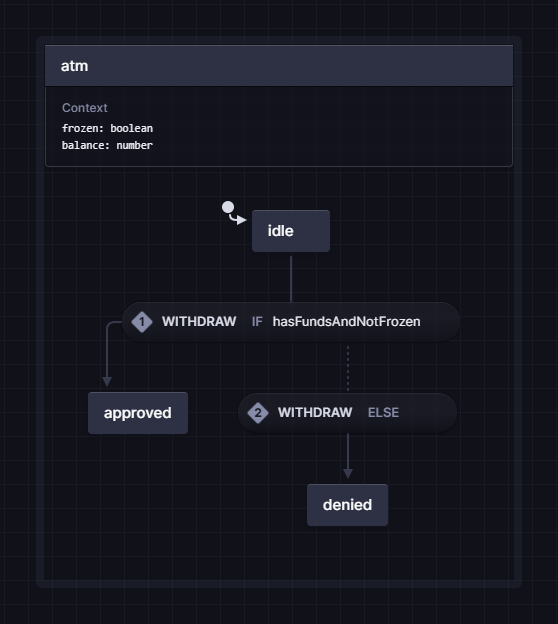
#> input picture docs/assets/images/machines/atm.png, 558 x 624 px
$ python -i capture.py   (imports and definitions only)
#> lines starting #> are read from the running program, lines starting #| are printed output that depends on the picture; after the words box and inside, x2 and y2 are one past the last pixel; in counts of white or black regions, pixels touching at a corner belong together
"""Re-capture the README diagrams from the public Stately project.

Usage:  python docs/assets/images/machines/capture.py [name ...]

Each chart is opened in the Stately *embed* view with ``colorMode=dark`` at
3x device pixels, the canvas is fitted to the viewport, the chrome (header,
simulate bar) is hidden, and the screenshot is auto-cropped to the drawing
plus a margin.  The machine ids live in ``links.json`` next to this file;
they are the same ids the README links to under every image.
"""

import json
import pathlib
import sys

from PIL import Image, ImageChops
from playwright.sync_api import sync_playwright

HERE = pathlib.Path(__file__).parent
LINKS = json.loads((HERE / "links.json").read_text())
#> (reads docs/assets/images/machines/links.json from the repository)
PROJECT = LINKS["project"]
SCALE = 3  # 📝 HD: 3 device pixels per CSS pixel
BG = (16, 17, 25)  # Stately dark canvas
MARGIN = 48 * SCALE
VIEWPORT = (1600, 1200)

HIDE_CHROME = """
() => {
  const hide = el => { if (el) el.style.visibility = 'hidden'; };
  // Header: "Edit this machine in Stately"
  for (const a of document.querySelectorAll('a')) {
    if ((a.innerText || '').includes('Edit this machine')) {
      hide(a.parentElement);
    }
  }
  // Bottom-right toolbar (Simulate / zoom / fit) and the Stately badge:
  // anything fixed/absolute-positioned hugging the bottom-right corner.
  for (const el of document.body.querySelectorAll('*')) {
    const cs = getComputedStyle(el);
    if (cs.position !== 'fixed' && cs.position !== 'absolute') continue;
    const b = el.getBoundingClientRect();
    if (b.width === 0 || b.width > innerWidth * 0.5) continue;
    if (el.closest('[data-viz], svg, canvas')) continue;
    if (el.querySelector('[data-viz="edge"], path')) {
      const sim = (el.innerText || '').trim() === 'Simulate';
      if (!sim && !el.closest('button')) continue;
    }
    const corner = b.bottom > innerHeight - 80 && b.right > innerWidth - 400;
    if (corner && b.top > innerHeight - 160) hide(el);
  }
}
"""


def embed_url(machine_id: str) -> str:
    return (
        f"https://stately.ai/registry/editor/embed/{PROJECT}"
        f"?mode=design&colorMode=dark&machineId={machine_id}"
    )


def autocrop(path: pathlib.Path) -> None:
#> called with path = 'atm.png'
    im = Image.open(path).convert("RGB")
#> im is the input picture: PIL image 558x624 RGB; mean R, G, B 22.1, 23.5, 32.7
    # 📝 Flatten the faint grid so only the drawing counts as content.
    bg = Image.new("RGB", im.size, BG)
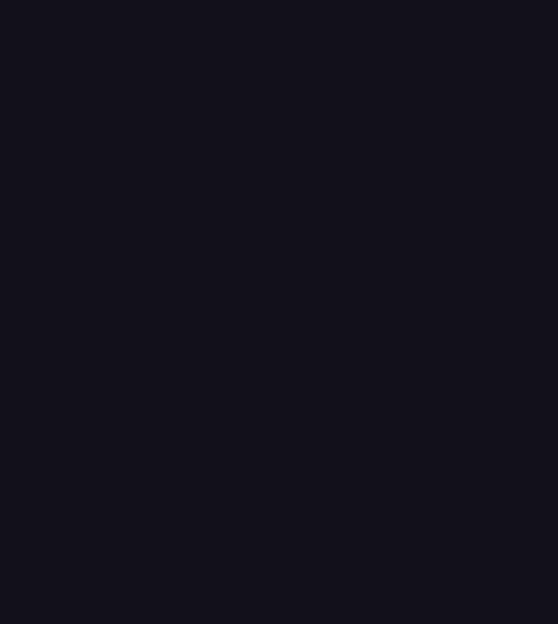
#> bg: PIL image 558x624 RGB; mean R, G, B 16, 17, 25
    diff = (
        ImageChops.difference(im, bg)
        .convert("L")
        .point(lambda v: 255 if v > 40 else 0)
    )
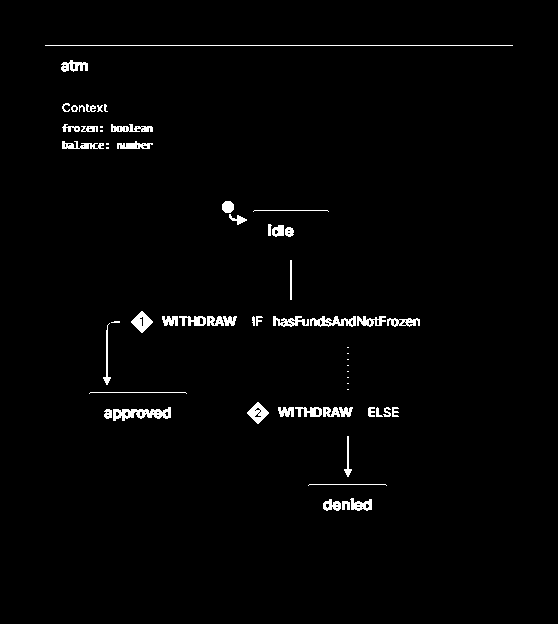
#> diff: PIL image 558x624 L; 1.8% white; 62 white regions (14 under 20 px), largest, box (x1, y1, x2, y2) and area: (45, 45, 513, 46) 468, (113, 407, 171, 421) 449, (310, 316, 356, 327) 287
    box = diff.getbbox()
#> box = (45, 45, 513, 511)
    if not box:
        return
    l, t, r, b = box
#> l = 45; t = 45; r = 513; b = 511
    box = (
        max(0, l - MARGIN),
        max(0, t - MARGIN),
        min(im.width, r + MARGIN),
        min(im.height, b + MARGIN),
    )
#> box = (0, 0, 558, 624)
    im.crop(box).save(path, optimize=True)


def capture(page, name: str, machine_id: str) -> None:
    w, h = VIEWPORT
    page.set_viewport_size({"width": w, "height": h})
    page.goto(embed_url(machine_id), wait_until="load", timeout=90_000)
    page.wait_for_timeout(6000)
    page.evaluate(HIDE_CHROME)
    page.mouse.click(20, h // 2)  # focus the canvas on empty space
    page.keyboard.press("Shift+1")
    page.wait_for_timeout(2000)
    page.mouse.move(0, 0)
    page.evaluate(HIDE_CHROME)
    out = HERE / f"{name}.png"
    page.screenshot(path=str(out), full_page=False)
    autocrop(out)
    im = Image.open(out)
    print(f"✅ {name}.png {im.size}  <- {machine_id}")


def main(argv) -> None:
    names = argv or list(LINKS["machines"])
    with sync_playwright() as p:
        browser = p.chromium.launch()
        ctx = browser.new_context(
            device_scale_factor=SCALE, color_scheme="dark"
        )
        page = ctx.new_page()
        for name in names:
            capture(page, name, LINKS["machines"][name])
        browser.close()


# [2 lines not run here, left out]

>>> result = autocrop('atm.png')
